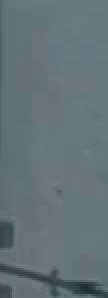
#> input picture data/empty.png, 54 x 149 px (shown 2 times larger)
$ jupyter execute --allow-errors training.ipynb   (older library calls are emulated)
#> lines starting #> are read from the running program, lines starting #| are printed output that depends on the picture
[cell 1]
import cv2
import matplotlib.pyplot as plt

# EDA

[cell 2]
# Load the images
empty = cv2.imread('../data/empty.png')
#> empty is the input picture: shape (149, 54, 3); mean B, G, R 118.3, 114.4, 99.6
not_empty = cv2.imread('../data/not_empty.png')
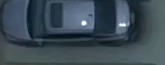
#> input picture data/not_empty.png, 165 x 65 px
#> not_empty is the input picture: shape (65, 165, 3); mean B, G, R 85.3, 74.9, 59.9
empty = cv2.resize(empty, (15,15))
not_empty = cv2.resize(not_empty, (15,15))
empty = cv2.cvtColor(empty, cv2.COLOR_BGR2GRAY)
not_empty = cv2.cvtColor(not_empty, cv2.COLOR_BGR2GRAY)

[cell 3]
# Plot the array as an image
plt.figure(figsize=(8, 8))
plt.imshow(empty, cmap='gray', vmin=0, vmax=255)
plt.title('Visualisasi Array sebagai Gambar Grayscale')
plt.colorbar()
plt.axis('off')
plt.show()
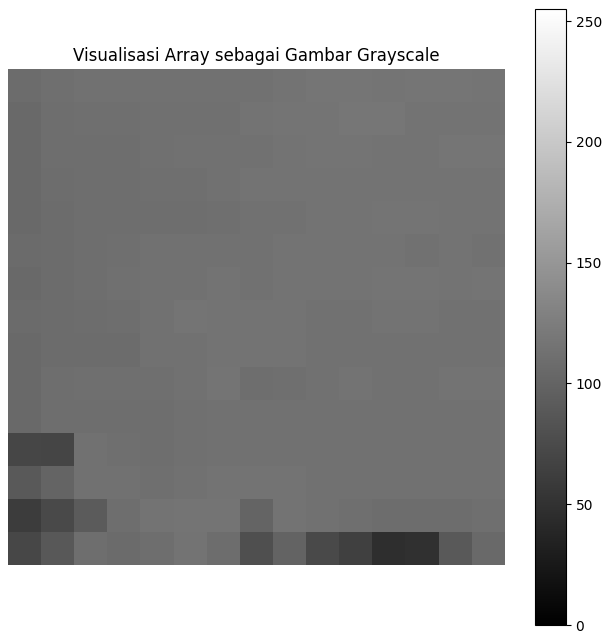
#> figure drawn by matplotlib, 2 panels

# Start

[cell 4]
import os
import cv2
import numpy as np
import xgboost as xgb
from sklearn.model_selection import train_test_split
from sklearn.metrics import accuracy_score, classification_report

def load_images_from_directory(directory, label):
#> called with directory = 'empty', label = 0
    images = []
    labels = []
    for filename in os.listdir(directory):
        img_path = os.path.join(directory, filename)
        img = cv2.imread(img_path)
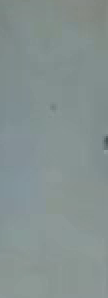
#> input picture training/empty/frame_0_box_9.png, 54 x 149 px (shown 2 times larger)
#> img is the input picture: shape (149, 54, 3); mean B, G, R 144.4, 145.4, 133.2
        if img is not None:
            img_resized = cv2.resize(img, (15, 15))
            img_gray = cv2.cvtColor(img_resized, cv2.COLOR_BGR2GRAY)
            images.append(img_gray.flatten())
            labels.append(label)
    return images, labels

# Load empty images
empty_data, empty_labels = load_images_from_directory('empty', 0)  # Replace with your empty images folder
#> empty_data = 3 items; empty_labels = [0, 0, 0]

# Load not_empty images
#> (the rest of this cell did not finish here and is left out)
